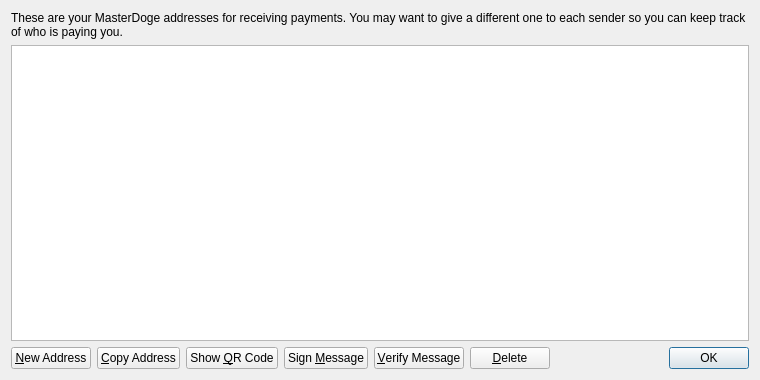
<?xml version="1.0" encoding="UTF-8"?>
<ui version="4.0">
 <class>AddressBookPage</class>
 <widget class="QWidget" name="AddressBookPage">
  <property name="geometry">
   <rect>
    <x>0</x>
    <y>0</y>
    <width>760</width>
    <height>380</height>
   </rect>
  </property>
  <property name="windowTitle">
   <string>Address Book</string>
  </property>
  <layout class="QVBoxLayout" name="verticalLayout">
   <item>
    <widget class="QLabel" name="labelExplanation">
     <property name="text">
      <string>These are your MasterDoge addresses for receiving payments. You may want to give a different one to each sender so you can keep track of who is paying you.</string>
     </property>
     <property name="textFormat">
      <enum>Qt::PlainText</enum>
     </property>
     <property name="wordWrap">
      <bool>true</bool>
     </property>
    </widget>
   </item>
   <item>
    <widget class="QTableView" name="tableView">
     <property name="contextMenuPolicy">
      <enum>Qt::CustomContextMenu</enum>
     </property>
     <property name="toolTip">
      <string>Double-click to edit address or label</string>
     </property>
     <property name="tabKeyNavigation">
      <bool>false</bool>
     </property>
     <property name="selectionMode">
      <enum>QAbstractItemView::SingleSelection</enum>
     </property>
     <property name="selectionBehavior">
      <enum>QAbstractItemView::SelectRows</enum>
     </property>
     <property name="sortingEnabled">
      <bool>true</bool>
     </property>
     <attribute name="verticalHeaderVisible">
      <bool>false</bool>
     </attribute>
    </widget>
   </item>
   <item>
    <layout class="QHBoxLayout" name="horizontalLayout">
     <item>
      <widget class="QPushButton" name="newAddressButton">
       <property name="toolTip">
        <string>Create a new address</string>
       </property>
       <property name="text">
        <string>&amp;New Address</string>
       </property>
      </widget>
     </item>
     <item>
      <widget class="QPushButton" name="copyToClipboard">
       <property name="toolTip">
        <string>Copy the currently selected address to the system clipboard</string>
       </property>
       <property name="text">
        <string>&amp;Copy Address</string>
       </property>
      </widget>
     </item>
     <item>
      <widget class="QPushButton" name="showQRCode">
       <property name="text">
        <string>Show &amp;QR Code</string>
       </property>
      </widget>
     </item>
     <item>
      <widget class="QPushButton" name="signMessage">
       <property name="toolTip">
        <string>Sign a message to prove you own a MasterDoge address</string>
       </property>
       <property name="text">
        <string>Sign &amp;Message</string>
       </property>
      </widget>
     </item>
     <item>
      <widget class="QPushButton" name="verifyMessage">
       <property name="toolTip">
        <string>Verify a message to ensure it was signed with a specified MasterDoge address</string>
       </property>
       <property name="text">
        <string>&amp;Verify Message</string>
       </property>
      </widget>
     </item>
     <item>
      <widget class="QPushButton" name="deleteButton">
       <property name="toolTip">
        <string>Delete the currently selected address from the list</string>
       </property>
       <property name="text">
        <string>&amp;Delete</string>
       </property>
      </widget>
     </item>
     <item>
      <spacer name="horizontalSpacer">
       <property name="orientation">
        <enum>Qt::Horizontal</enum>
       </property>
       <property name="sizeHint" stdset="0">
        <size>
         <width>40</width>
         <height>20</height>
        </size>
       </property>
      </spacer>
     </item>
     <item>
      <widget class="QDialogButtonBox" name="buttonBox">
       <property name="sizePolicy">
        <sizepolicy hsizetype="Maximum" vsizetype="Fixed">
         <horstretch>0</horstretch>
         <verstretch>0</verstretch>
        </sizepolicy>
       </property>
       <property name="standardButtons">
        <set>QDialogButtonBox::Ok</set>
       </property>
      </widget>
     </item>
    </layout>
   </item>
  </layout>
 </widget>
 <resources>
  <include location="../bitcoin.qrc"/>
 </resources>
 <connections/>
</ui>
